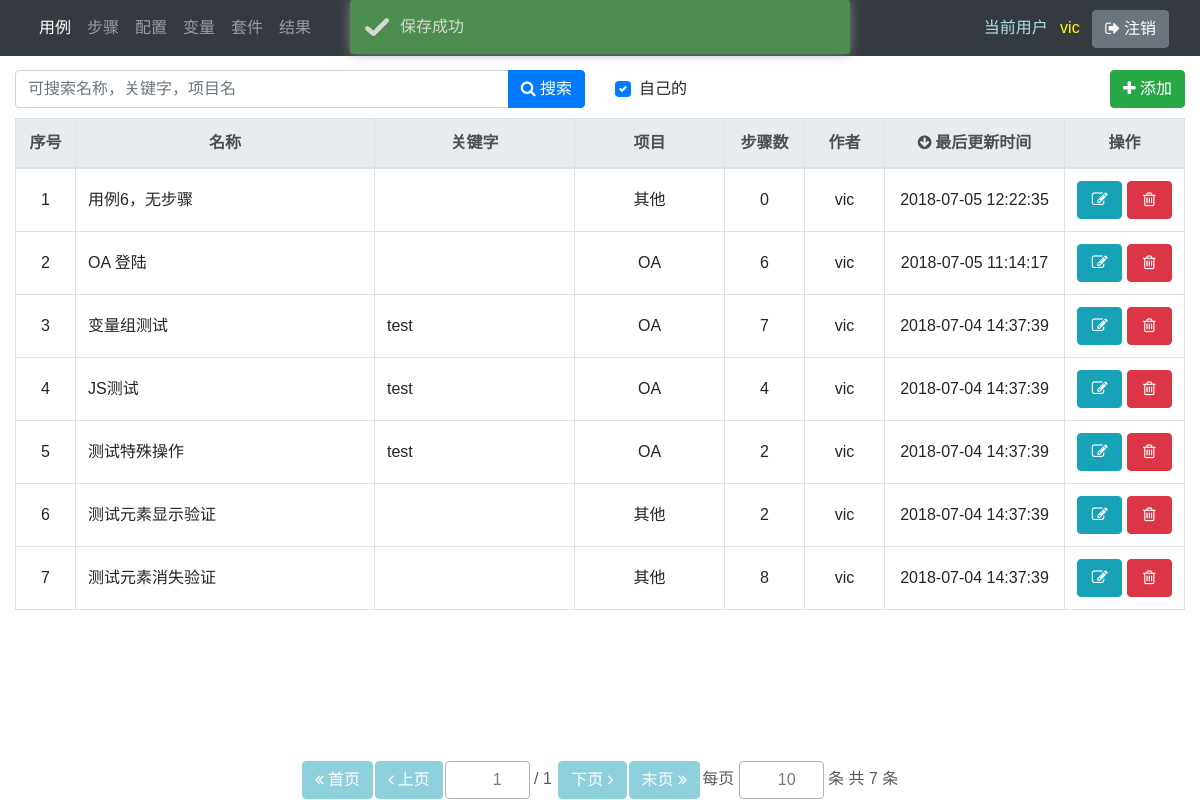
Page /cases/ (signed in) on the committed database.
### main/models.py (models this page shows, shortened)
class Case(models.Model):
    code = models.UUIDField(auto_created=True, default=uuid.uuid1, editable=False)
    name = models.CharField(max_length=100)
    description = models.TextField(blank=True)
    keyword = models.CharField(blank=True, max_length=100)
    project = models.ForeignKey('main.Project', on_delete=models.SET_NULL, blank=True, null=True)
    creator = models.ForeignKey(
        User, verbose_name='创建人', related_name='case_creator', on_delete=models.SET_NULL, blank=True, null=True)
    created_date = models.DateTimeField('创建时间', auto_now_add=True, null=True)
    modifier = models.ForeignKey(
        User, verbose_name='修改人', related_name='case_modifier', on_delete=models.SET_NULL, blank=True, null=True)
    modified_date = models.DateTimeField('修改时间', auto_now=True, null=True)
    is_active = models.BooleanField(default=True)
    variable_group = models.ForeignKey('main.VariableGroup', on_delete=models.SET_NULL, blank=True, null=True)
    step = models.ManyToManyField('Step', through='CaseVsStep', through_fields=('case', 'step'))
    class Meta:
        pass
        ordering = ['-modified_date']  # 这个字段是告诉Django模型对象返回的记录结果集是按照哪个字段排序的,-xxx表示降序，?xxx表示随机

### main/views/case.py (the view)
# urls.py: path('', result.list_),
@login_required
def list_(request):
    if request.method == 'POST':
        page = int(request.POST.get('page', 1)) if request.POST.get('page') != '' else 1
        if page <= 0:
            page = 1
        size = int(request.POST.get('size', 5)) if request.POST.get('size') != '' else 10
        search_text = str(request.POST.get('search_text', ''))
        order_by = request.POST.get('order_by', 'modified_date')
        order_by_reverse = request.POST.get('order_by_reverse', False)
        own = request.POST.get('own_checkbox')
    else:
        page = int(request.COOKIES.get('page', 1))
        size = int(request.COOKIES.get('size', 10))
        search_text = ''
        order_by = 'modified_date'
        order_by_reverse = True
        own = True
        if request.session.get('status', None) == 'success':
            prompt = 'success'
        request.session['status'] = None
    q = get_query_condition(search_text)
    if own:
        objects = Case.objects.filter(q, is_active=True, creator=request.user).values(
            'pk', 'name', 'keyword', 'project__name', 'creator', 'creator__username', 'modified_date')
    else:
        objects = Case.objects.filter(q, is_active=True).values(
            'pk', 'name', 'keyword', 'project__name', 'creator', 'creator__username', 'modified_date')
    objects2 = Case.objects.filter(is_active=True, step__is_active=True).values('pk').annotate(m2m_count=Count('step'))
    count_ = {o['pk']: o['m2m_count'] for o in objects2}
    for o in objects:
        o['m2m_count'] = count_.get(o['pk'], 0)
    if objects:
        if order_by not in objects[0]:
            order_by = 'modified_date'
        if order_by_reverse is True or order_by_reverse == 'True':
            order_by_reverse = True
        else:
            order_by_reverse = False
        objects = sorted(objects, key=lambda x: x[order_by], reverse=order_by_reverse)
    paginator = Paginator(objects, size)
    try:
        objects = paginator.page(page)
    except PageNotAnInteger:
        objects = paginator.page(1)
        page = 1
    except EmptyPage:
        objects = paginator.page(paginator.num_pages)
        page = paginator.num_pages
    order_by_form = OrderByForm(initial={'order_by': order_by, 'order_by_reverse': order_by_reverse})
    paginator_form = PaginatorForm(initial={'page': page, 'size': size}, page_max_value=paginator.num_pages)
    return render(request, 'main/case/list.html', locals())

### main/forms.py
class OrderByForm(forms.Form):
    order_by = forms.CharField(max_length=100, required=False, widget=forms.HiddenInput)
    order_by_reverse = forms.BooleanField(required=False, widget=forms.HiddenInput)

class PaginatorForm(forms.Form):
    size = forms.IntegerField(min_value=1, max_value=10000, required=False)
    def __init__(self, page_max_value, *args, **kwargs):
        super(PaginatorForm, self).__init__(*args, **kwargs)
        self.fields['page'] = forms.IntegerField(min_value=1, max_value=page_max_value, required=False)

### main/views/general.py (called while the page is built)
def get_query_condition(search_text):
    search_text = search_text.replace('\\ ', '#{$blank}#')
    search_text_or_list = search_text.split(' ')
    q = Q()
    for search_text_or in search_text_or_list:
        search_text_or = search_text_or.replace('#{$blank}#', ' ')
        search_text_and_list = search_text_or.split('#&&#')
        q1 = Q()
        q2 = Q()
        q3 = Q()
        for search_text_and in search_text_and_list:
            if search_text_and == '':
                continue
            q1 &= Q(name__icontains=search_text_and)
            q2 &= Q(keyword__icontains=search_text_and)
            q3 &= Q(project__name__icontains=search_text_and)
        q |= q1 | q2 | q3
    return q

### main/templates/main/case/list.html (shortened to what this page needs)
{% extends 'main/list_base.html' %}
{% block result_table %}
    <div class="table-responsive" id='result_table'>
        <table class="table table-bordered table-hover">
            <colgroup>
                <col style='width: 60px;'>
                <col>
                <col style='width: 200px;'>
                <col style='width: 150px;'>
                <col style='width: 80px;'>
                <col style='width: 80px;'>
                <col style='width: 180px;'>
                <col style='width: 120px;'>
            </colgroup>
            <thead class="thead-light middle">
                <tr>
                    <th>序号</th>
                    <th order_by_text="name">名称</th>
                    <th order_by_text="keyword">关键字</th>
                    <th order_by_text="project__name">项目</th>
                    <th order_by_text="m2m_count">步骤数</th>
                    <th order_by_text="creator__username">作者</th>
                    <th order_by_text="modified_date">最后更新时间</th>
                    <th>操作</th>
                </tr>
            </thead>
            <tbody>
                {% for obj in objects %}
                    <tr pk="{{ obj.pk }}" edit_url="{% url 'case' obj.pk %}" quick_update_url="{% url 'case_quick_update' obj.pk %}" del_url="{% url 'case_delete' obj.pk %}">
                        <td col_name='index' class="middle"></td>
                        <td {% if request.user.pk == obj.creator %}quick_update{% endif %} col_name='name' class="align-middle">{{ obj.name }}</td>
                        <td {% if request.user.pk == obj.creator %}quick_update{% endif %} col_name='keyword' class="align-middle">{{ obj.keyword }}</td>
                        <td col_name='project__name' class="middle">{{ obj.project__name }}</td>
                        <td col_name='step_count' class="middle">{{ obj.m2m_count }}</td>
                        <td col_name='creator__username' class="middle">{{ obj.creator__username }}</td>
                        <td col_name='modified_date' class="middle">{{ obj.modified_date }}</td>
                        <td>
                            <div class="middle">
                                {% if request.user.pk == obj.creator %}
                                    <button type="button" name="edit_button" class="btn btn-info list_button" data-toggle="tooltip" title="编辑"><i class="icon-edit"></i></button>
                                    <button type="button" name="delete_button" class="btn btn-danger list_button" data-toggle="tooltip" title="删除"><i class="icon-trash"></i></button>
                                {% else %}
                                    <button type="button" name="edit_button" class="btn btn-info list_button" data-toggle="tooltip" title="查看"><i class="icon-list"></i></button>
                                {% endif %}
                            </div>
                        </td>
                    </tr>
                {% empty %}
                    <tr>
                        <td colspan="8" class="text-center bg-secondary"><span class="text-white">无数据</span></td>
                    </tr>
                {% endfor %}
            </tbody>
        </table>
    </div>
{% endblock %}

### main/templates/main/list_base.html (shortened to what this page needs)
<!DOCTYPE HTML>
{% load staticfiles %}
<html>
    <head>
        {% block general_style %}
            <link rel="stylesheet" href='{% static "main/js/jquery-ui-1.12.1.custom/jquery-ui.min.css" %}'>
            <link rel="stylesheet" href="{% static 'main/css/bootstrap-4.1.1/bootstrap.min.css' %}">
            <link rel="stylesheet" href="{% static 'main/css/toastr-2.1.4/toastr.css' %}">
            <link rel="stylesheet" href="{% static 'main/css/font-awesome/font-awesome.css' %}">
            <link rel="stylesheet" href='{% static "main/css/main.css" %}'>
        {% endblock %}
    </head>
    <body>
        {% include 'main/include/navbar.html' %}
        <div class="container-fluid" style="padding-top: 60px; padding-bottom: 40px">
            <form method="post" id="objects_form" class="form-inline">
                {% block tools_bar %}
                    {% include 'main/include/tools_bar.html' with add_button=True %}
                {% endblock %}
                {% block result_table %}
                {% endblock %}
                {% include 'main/include/tools/paginator.html' %}
            </form>
        </div>
    </body>
</html>

### main/templates/main/include/navbar.html (shortened to what this page needs)
<nav class="navbar navbar-expand-lg navbar-dark bg-dark fixed-top" id="navbar">
   <div class="container-fluid">
       <div class="collapse navbar-collapse">
           <ul class="navbar-nav">
                <li class="nav-item" id="nav_case">
                    <a class="nav-link" href="{% url 'cases' %}">用例</a>
                </li>
                <li class="nav-item" id="nav_step">
                    <a class="nav-link" href="{% url 'steps' %}">步骤</a>
                </li>
                <li class="nav-item" id="nav_config">
                    <a class="nav-link" href="{% url 'configs' %}">配置</a>
                </li>
                <li class="nav-item" id="nav_variable">
                    <a class="nav-link" href="{% url 'variable_groups' %}">变量</a>
                </li>
                <li class="nav-item" id="nav_suite">
                    <a class="nav-link" href="{% url 'suites' %}">套件</a>
                </li>
                <li class="nav-item" id="nav_result">
                    <a class="nav-link" href="{% url 'results' %}">结果</a>
                </li>
            </ul>
       </div>
       <div class="justify-content-end">
            <div class="">
                <span class="navbar-text" style="color: powderblue;">当前用户</span>
                <span class="navbar-text" style="color: yellow; padding: 0 0.5em">{{ request.user }}</span>
                <button id="logout_btn" class="btn btn-secondary" type="button"><i class="icon-signout">&nbsp;</i>注销</button>
            </div>
       </div>
</nav>

### main/templates/main/include/tools_bar.html
<div style="padding: 5px 0" class="container-fluid">
    <div class="row align-items-center">
        <div class="col-6">
            {% include 'main/include/tools/search-tools.html' %}
        </div>
        <div class="col-2">
            {% include 'main/include/tools/see_own.html' %}
        </div>
        <div class="col text-right">
            {% if add_button %}{% include 'main/include/tools/add_button.html' %}{% endif %}
        </div>
    </div>
</div>

### main/templates/main/include/tools/search-tools.html
<div class="input-group">
    <input type="text" id="search_text" name="search_text" value="{{ search_text }}" class="form-control" placeholder="可搜索名称，关键字，项目名">
    <div class="input-group-append">
        <button type="submit" id='search_button' class="btn btn-primary" data-toggle="tooltip" title="多条件并集用空格分隔, 多条件交集用#&&#分隔，要搜索空格用转义加空格表示"><i class="icon-search"></i>&nbsp;搜索</button>
    </div>
</div>

### main/templates/main/include/tools/see_own.html (shortened to what this page needs)
<div class="custom-control custom-checkbox custom-control-inline">
    <label class="custom-control-label" for="own_checkbox" data-toggle="tooltip" title="只看自己创建的">自己的</label>
</div>

### main/templates/main/include/tools/add_button.html
    <button type="button" id="add_button" class="btn btn-success"><i class="icon-plus"></i>&nbsp;添加</button>

### main/templates/main/include/tools/paginator.html
{% load widget_tweaks %}
<div class="text-center fixed-bottom" >
    <div class="paginator">
        <div>
            <div>
                <table>
                    <colgroup>
                        <col style="width: 50px;">
                        <col style="width: 50px;">
                        <col>
                        <col style="width: 50px;">
                        <col style="width: 50px;">
                        <col>
                    </colgroup>
                    <tr>
                        <td><button name="first_page_button" type="button" class="btn btn-info"><i class="icon-double-angle-left">&nbsp;</i>首页</button></td>
                        <td><button name="prev_page_button" type="button" class="btn btn-info"><i class="icon-angle-left">&nbsp;</i>上页</button></td>
                        <td><div>{% render_field paginator_form.page class="form-control" style='width: 85px' %}&nbsp;/&nbsp;{{ paginator.num_pages|default:0 }}&nbsp;</div></td>
                        <td><button name="next_page_button" type="button" class="btn btn-info">下页&nbsp;<i class="icon-angle-right"></i></button></td>
                        <td><button name="last_page_button" type="button" class="btn btn-info">末页&nbsp;<i class="icon-double-angle-right"></i></button></td>
                        <td><div>每页&nbsp;{% render_field paginator_form.size class="form-control" style='width: 85px' %}&nbsp;条&nbsp;共&nbsp;{{ paginator.count|default:0 }}&nbsp;条</div></td>
                    </tr>
                </table>
            </div>
        </div>
    </div>
</div>

### main/static/main/css/main.css (style rules this page uses)
body { font-family: Arial, Microsoft YaHei, SimHei; }
div.paginator { margin: 0 auto; text-align: center }
div.paginator>div { float: left; position: relative; left: 50% }
div.paginator>div>div { position: relative; left: -50%; opacity: 0.75; }
div.paginator td { text-align: center; }
div.paginator input { border: 1px solid rgb(153, 153, 153); resize: vertical; text-align: right; }
.middle { text-align: center !important; vertical-align: middle!important; }

### main/templates/main/list_base.html (style rules this page uses)
div.row { padding: 5px 0; }
.list_button { width: 45px; }

### rows in the picture
Case: name "用例6，无步骤", project__name "其他", m2m_count "0", creator__username "vic", modified_date "2018-07-05 12:22:35"
Case: name "OA 登陆", project__name "OA", m2m_count "6", creator__username "vic", modified_date "2018-07-05 11:14:17"
Case: name "变量组测试", keyword "test", project__name "OA", m2m_count "7", creator__username "vic", modified_date "2018-07-04 14:37:39"
Case: name "JS测试", keyword "test", project__name "OA", m2m_count "4", creator__username "vic", modified_date "2018-07-04 14:37:39"
Case: name "测试特殊操作", keyword "test", project__name "OA", m2m_count "2", creator__username "vic", modified_date "2018-07-04 14:37:39"
Case: name "测试元素显示验证", project__name "其他", m2m_count "2", creator__username "vic", modified_date "2018-07-04 14:37:39"
Case: name "测试元素消失验证", project__name "其他", m2m_count "8", creator__username "vic", modified_date "2018-07-04 14:37:39"

### other values in the picture
{{ request.user }} "vic"
{{ paginator.num_pages|default:0 }} "1"
{{ paginator.count|default:0 }} "7"
